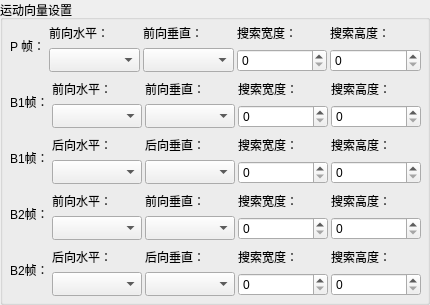
         <widget class="QGroupBox" name="groupBox_12">
          <property name="title">
           <string>运动向量设置</string>
          </property>
          <widget class="QWidget" name="">
           <property name="geometry">
            <rect>
             <x>10</x>
             <y>20</y>
             <width>411</width>
             <height>276</height>
            </rect>
           </property>
           <layout class="QVBoxLayout" name="verticalLayout_31">
            <property name="spacing">
             <number>4</number>
            </property>
            <item>
             <layout class="QHBoxLayout" name="horizontalLayout_6">
              <property name="spacing">
               <number>3</number>
              </property>
              <item>
               <widget class="QLabel" name="label_45">
                <property name="sizePolicy">
                 <sizepolicy hsizetype="Fixed" vsizetype="Preferred">
                  <horstretch>0</horstretch>
                  <verstretch>0</verstretch>
                 </sizepolicy>
                </property>
                <property name="text">
                 <string>P 帧：</string>
                </property>
               </widget>
              </item>
              <item>
               <layout class="QVBoxLayout" name="verticalLayout_15">
                <item>
                 <widget class="QLabel" name="label_46">
                  <property name="sizePolicy">
                   <sizepolicy hsizetype="Preferred" vsizetype="Preferred">
                    <horstretch>0</horstretch>
                    <verstretch>0</verstretch>
                   </sizepolicy>
                  </property>
                  <property name="text">
                   <string>前向水平：</string>
                  </property>
                 </widget>
                </item>
                <item>
                 <widget class="QComboBox" name="comboBox_8">
                  <property name="sizePolicy">
                   <sizepolicy hsizetype="Preferred" vsizetype="Preferred">
                    <horstretch>0</horstretch>
                    <verstretch>0</verstretch>
                   </sizepolicy>
                  </property>
                 </widget>
                </item>
               </layout>
              </item>
              <item>
               <layout class="QVBoxLayout" name="verticalLayout_16">
                <item>
                 <widget class="QLabel" name="label_47">
                  <property name="text">
                   <string>前向垂直：</string>
                  </property>
                 </widget>
                </item>
                <item>
                 <widget class="QComboBox" name="comboBox_9">
                  <property name="sizePolicy">
                   <sizepolicy hsizetype="Preferred" vsizetype="Preferred">
                    <horstretch>0</horstretch>
                    <verstretch>0</verstretch>
                   </sizepolicy>
                  </property>
                 </widget>
                </item>
               </layout>
              </item>
              <item>
               <layout class="QVBoxLayout" name="verticalLayout_17">
                <item>
                 <widget class="QLabel" name="label_48">
                  <property name="text">
                   <string>搜索宽度：</string>
                  </property>
                 </widget>
                </item>
                <item>
                 <widget class="QSpinBox" name="spinBox_24"/>
                </item>
               </layout>
              </item>
              <item>
               <layout class="QVBoxLayout" name="verticalLayout_18">
                <item>
                 <widget class="QLabel" name="label_49">
                  <property name="text">
                   <string>搜索高度：</string>
                  </property>
                 </widget>
                </item>
                <item>
                 <widget class="QSpinBox" name="spinBox_25"/>
                </item>
               </layout>
              </item>
             </layout>
            </item>
            <item>
             <layout class="QHBoxLayout" name="horizontalLayout_37">
              <property name="spacing">
               <number>3</number>
              </property>
              <item>
               <widget class="QLabel" name="label_50">
                <property name="sizePolicy">
                 <sizepolicy hsizetype="Fixed" vsizetype="Preferred">
                  <horstretch>0</horstretch>
                  <verstretch>0</verstretch>
                 </sizepolicy>
                </property>
                <property name="text">
                 <string>B1帧：</string>
                </property>
               </widget>
              </item>
              <item>
               <layout class="QVBoxLayout" name="verticalLayout_19">
                <item>
                 <widget class="QLabel" name="label_51">
                  <property name="sizePolicy">
                   <sizepolicy hsizetype="Preferred" vsizetype="Preferred">
                    <horstretch>0</horstretch>
                    <verstretch>0</verstretch>
                   </sizepolicy>
                  </property>
                  <property name="text">
                   <string>前向水平：</string>
                  </property>
                 </widget>
                </item>
                <item>
                 <widget class="QComboBox" name="comboBox_10">
                  <property name="sizePolicy">
                   <sizepolicy hsizetype="Preferred" vsizetype="Preferred">
                    <horstretch>0</horstretch>
                    <verstretch>0</verstretch>
                   </sizepolicy>
                  </property>
                 </widget>
                </item>
               </layout>
              </item>
              <item>
               <layout class="QVBoxLayout" name="verticalLayout_20">
                <item>
                 <widget class="QLabel" name="label_52">
                  <property name="text">
                   <string>前向垂直：</string>
                  </property>
                 </widget>
                </item>
                <item>
                 <widget class="QComboBox" name="comboBox_11">
                  <property name="sizePolicy">
                   <sizepolicy hsizetype="Preferred" vsizetype="Preferred">
                    <horstretch>0</horstretch>
                    <verstretch>0</verstretch>
                   </sizepolicy>
                  </property>
                 </widget>
                </item>
               </layout>
              </item>
              <item>
               <layout class="QVBoxLayout" name="verticalLayout_21">
                <item>
                 <widget class="QLabel" name="label_53">
                  <property name="text">
                   <string>搜索宽度：</string>
                  </property>
                 </widget>
                </item>
                <item>
                 <widget class="QSpinBox" name="spinBox_26"/>
                </item>
               </layout>
              </item>
              <item>
               <layout class="QVBoxLayout" name="verticalLayout_22">
                <item>
                 <widget class="QLabel" name="label_54">
                  <property name="text">
                   <string>搜索高度：</string>
                  </property>
                 </widget>
                </item>
                <item>
                 <widget class="QSpinBox" name="spinBox_27"/>
                </item>
               </layout>
              </item>
             </layout>
            </item>
            <item>
             <layout class="QHBoxLayout" name="horizontalLayout_38">
              <property name="spacing">
               <number>3</number>
              </property>
              <item>
               <widget class="QLabel" name="label_55">
                <property name="sizePolicy">
                 <sizepolicy hsizetype="Fixed" vsizetype="Preferred">
                  <horstretch>0</horstretch>
                  <verstretch>0</verstretch>
                 </sizepolicy>
                </property>
                <property name="text">
                 <string>B1帧：</string>
                </property>
               </widget>
              </item>
              <item>
               <layout class="QVBoxLayout" name="verticalLayout_23">
                <item>
                 <widget class="QLabel" name="label_56">
                  <property name="sizePolicy">
                   <sizepolicy hsizetype="Preferred" vsizetype="Preferred">
                    <horstretch>0</horstretch>
                    <verstretch>0</verstretch>
                   </sizepolicy>
                  </property>
                  <property name="text">
                   <string>后向水平：</string>
                  </property>
                 </widget>
                </item>
                <item>
                 <widget class="QComboBox" name="comboBox_12">
                  <property name="sizePolicy">
                   <sizepolicy hsizetype="Preferred" vsizetype="Preferred">
                    <horstretch>0</horstretch>
                    <verstretch>0</verstretch>
                   </sizepolicy>
                  </property>
                 </widget>
                </item>
               </layout>
              </item>
              <item>
               <layout class="QVBoxLayout" name="verticalLayout_24">
                <item>
                 <widget class="QLabel" name="label_57">
                  <property name="text">
                   <string>后向垂直：</string>
                  </property>
                 </widget>
                </item>
                <item>
                 <widget class="QComboBox" name="comboBox_13">
                  <property name="sizePolicy">
                   <sizepolicy hsizetype="Preferred" vsizetype="Preferred">
                    <horstretch>0</horstretch>
                    <verstretch>0</verstretch>
                   </sizepolicy>
                  </property>
                 </widget>
                </item>
               </layout>
              </item>
              <item>
               <layout class="QVBoxLayout" name="verticalLayout_25">
                <item>
                 <widget class="QLabel" name="label_58">
                  <property name="text">
                   <string>搜索宽度：</string>
                  </property>
                 </widget>
                </item>
                <item>
                 <widget class="QSpinBox" name="spinBox_28"/>
                </item>
               </layout>
              </item>
              <item>
               <layout class="QVBoxLayout" name="verticalLayout_26">
                <item>
                 <widget class="QLabel" name="label_59">
                  <property name="text">
                   <string>搜索高度：</string>
                  </property>
                 </widget>
                </item>
                <item>
                 <widget class="QSpinBox" name="spinBox_29"/>
                </item>
               </layout>
              </item>
             </layout>
            </item>
            <item>
             <layout class="QHBoxLayout" name="horizontalLayout_40">
              <property name="spacing">
               <number>3</number>
              </property>
              <item>
               <widget class="QLabel" name="label_65">
                <property name="sizePolicy">
                 <sizepolicy hsizetype="Fixed" vsizetype="Preferred">
                  <horstretch>0</horstretch>
                  <verstretch>0</verstretch>
                 </sizepolicy>
                </property>
                <property name="text">
                 <string>B2帧：</string>
                </property>
               </widget>
              </item>
              <item>
               <layout class="QVBoxLayout" name="verticalLayout_32">
                <item>
                 <widget class="QLabel" name="label_66">
                  <property name="sizePolicy">
                   <sizepolicy hsizetype="Preferred" vsizetype="Preferred">
                    <horstretch>0</horstretch>
                    <verstretch>0</verstretch>
                   </sizepolicy>
                  </property>
                  <property name="text">
                   <string>前向水平：</string>
                  </property>
                 </widget>
                </item>
                <item>
                 <widget class="QComboBox" name="comboBox_16">
                  <property name="sizePolicy">
                   <sizepolicy hsizetype="Preferred" vsizetype="Preferred">
                    <horstretch>0</horstretch>
                    <verstretch>0</verstretch>
                   </sizepolicy>
                  </property>
                 </widget>
                </item>
               </layout>
              </item>
              <item>
               <layout class="QVBoxLayout" name="verticalLayout_33">
                <item>
                 <widget class="QLabel" name="label_67">
                  <property name="text">
                   <string>前向垂直：</string>
                  </property>
                 </widget>
                </item>
                <item>
                 <widget class="QComboBox" name="comboBox_17">
                  <property name="sizePolicy">
                   <sizepolicy hsizetype="Preferred" vsizetype="Preferred">
                    <horstretch>0</horstretch>
                    <verstretch>0</verstretch>
                   </sizepolicy>
                  </property>
                 </widget>
                </item>
               </layout>
              </item>
              <item>
               <layout class="QVBoxLayout" name="verticalLayout_34">
                <item>
                 <widget class="QLabel" name="label_68">
                  <property name="text">
                   <string>搜索宽度：</string>
                  </property>
                 </widget>
                </item>
                <item>
                 <widget class="QSpinBox" name="spinBox_32"/>
                </item>
               </layout>
              </item>
              <item>
               <layout class="QVBoxLayout" name="verticalLayout_35">
                <item>
                 <widget class="QLabel" name="label_69">
                  <property name="text">
                   <string>搜索高度：</string>
                  </property>
                 </widget>
                </item>
                <item>
                 <widget class="QSpinBox" name="spinBox_33"/>
                </item>
               </layout>
              </item>
             </layout>
            </item>
            <item>
             <layout class="QHBoxLayout" name="horizontalLayout_39">
              <property name="spacing">
               <number>3</number>
              </property>
              <item>
               <widget class="QLabel" name="label_60">
                <property name="sizePolicy">
                 <sizepolicy hsizetype="Fixed" vsizetype="Preferred">
                  <horstretch>0</horstretch>
                  <verstretch>0</verstretch>
                 </sizepolicy>
                </property>
                <property name="text">
                 <string>B2帧：</string>
                </property>
               </widget>
              </item>
              <item>
               <layout class="QVBoxLayout" name="verticalLayout_27">
                <item>
                 <widget class="QLabel" name="label_61">
                  <property name="sizePolicy">
                   <sizepolicy hsizetype="Preferred" vsizetype="Preferred">
                    <horstretch>0</horstretch>
                    <verstretch>0</verstretch>
                   </sizepolicy>
                  </property>
                  <property name="text">
                   <string>后向水平：</string>
                  </property>
                 </widget>
                </item>
                <item>
                 <widget class="QComboBox" name="comboBox_14">
                  <property name="sizePolicy">
                   <sizepolicy hsizetype="Preferred" vsizetype="Preferred">
                    <horstretch>0</horstretch>
                    <verstretch>0</verstretch>
                   </sizepolicy>
                  </property>
                 </widget>
                </item>
               </layout>
              </item>
              <item>
               <layout class="QVBoxLayout" name="verticalLayout_28">
                <item>
                 <widget class="QLabel" name="label_62">
                  <property name="text">
                   <string>后向垂直：</string>
                  </property>
                 </widget>
                </item>
                <item>
                 <widget class="QComboBox" name="comboBox_15">
                  <property name="sizePolicy">
                   <sizepolicy hsizetype="Preferred" vsizetype="Preferred">
                    <horstretch>0</horstretch>
                    <verstretch>0</verstretch>
                   </sizepolicy>
                  </property>
                 </widget>
                </item>
               </layout>
              </item>
              <item>
               <layout class="QVBoxLayout" name="verticalLayout_29">
                <item>
                 <widget class="QLabel" name="label_63">
                  <property name="text">
                   <string>搜索宽度：</string>
                  </property>
                 </widget>
                </item>
                <item>
                 <widget class="QSpinBox" name="spinBox_30"/>
                </item>
               </layout>
              </item>
              <item>
               <layout class="QVBoxLayout" name="verticalLayout_30">
                <item>
                 <widget class="QLabel" name="label_64">
                  <property name="text">
                   <string>搜索高度：</string>
                  </property>
                 </widget>
                </item>
                <item>
                 <widget class="QSpinBox" name="spinBox_31"/>
                </item>
               </layout>
              </item>
             </layout>
            </item>
           </layout>
          </widget>
         </widget>
